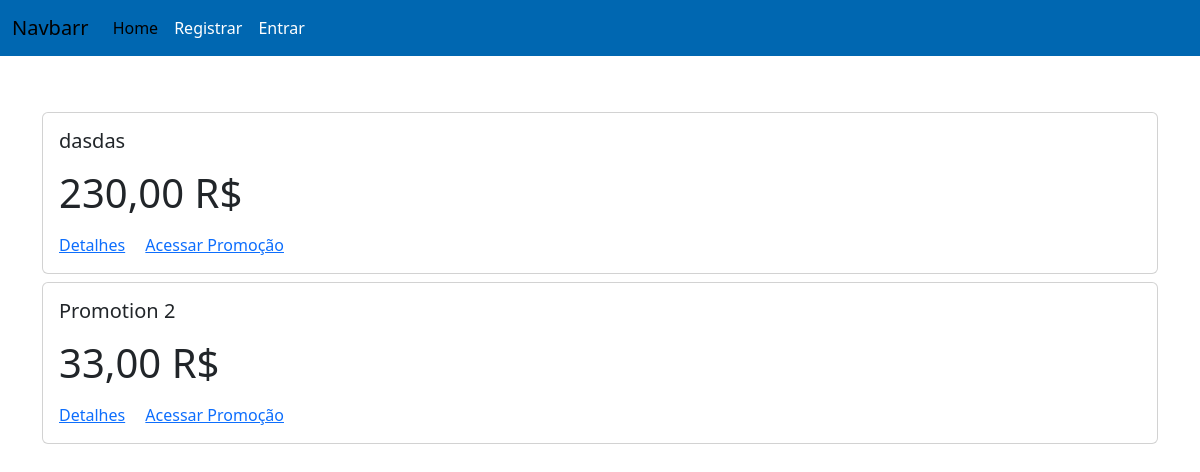
The app's page /promotions/, older data.
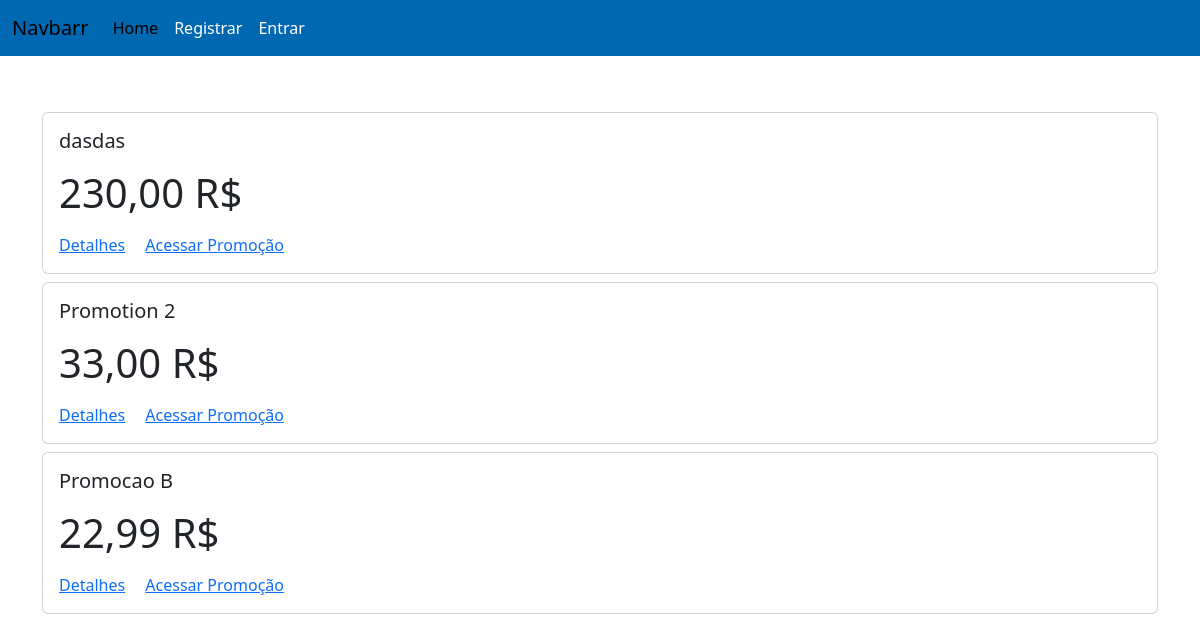
The same page, newer data.
### promotions/models/promotion.py (models this page shows, shortened)
class Promotion(models.Model):
    title = models.CharField(max_length=255, verbose_name=_('Titulo'))
    description = models.TextField()
    price = models.DecimalField(max_digits=8, decimal_places=2)
    url = models.URLField()
    user = models.ForeignKey(user_model, on_delete=models.PROTECT)

### promotions/views.py (the view)
# urls.py: path('', PromotionListView.as_view(), name='promotions_list'),
class PromotionListView(ListView):
    model = Promotion
    template_name = 'promotions/index.html'
    context_object_name = 'promotions'

### promotions/templates/promotions/index.html (shortened to what this page needs)
{% extends 'base.html' %}
{% block content %}
<div class="container">
    <div class="row">
        {% for promotion in promotions %}
        <div class="col-12 mt-2">
            <div class="card">
                <div class="card-body">
                    <h5 class="card-title">{{promotion.title}}</h5>
                    <p class="card-text">
                        <h1>
                            {{promotion.price}} R$
                        </h1>
                    </p>
                    <a href="{% url 'promotions:promotion_detail' promotion.pk %}" class="card-link">Detalhes</a>
                    <a href="{{promotion.url}}" class="card-link" target="_blank">Acessar Promoção</a>
                </div>
            </div>
        </div>
        {% endfor %}
    </div>
</div>
{% endblock %}

Row changes from the older to the newer data that the page shows:
added Promotion: title "Promocao B", price "22,99"
